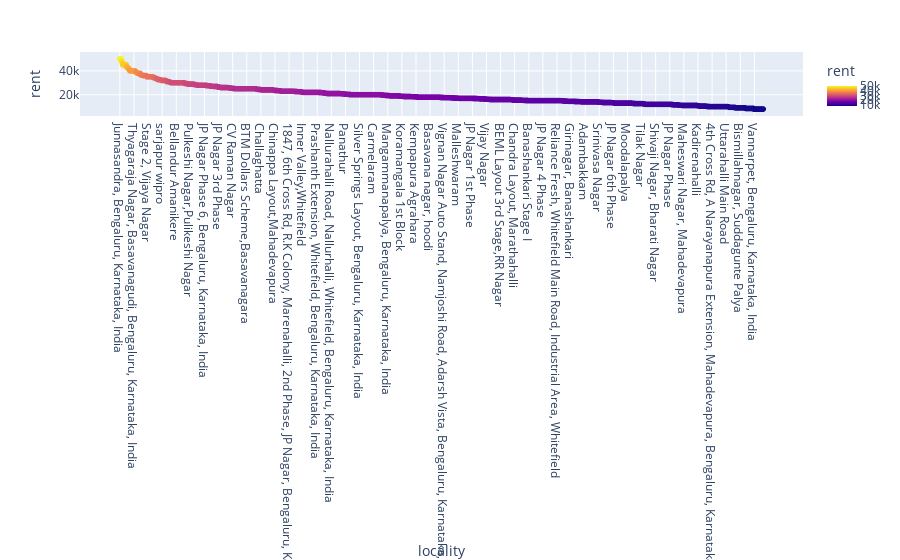

Source (notebook cell):
### Code cell
fig = px.scatter(rent,x='locality', y='rent',color='rent')
fig.show()

### Figure 1 — Plotly figure (JSON) as saved in the notebook; plotly's stock layout.template omitted (floating-point values rounded to 4 significant figures; data arrays with more than 128 entries replaced by an {"elided": "..."} marker saying what was removed)
{"data": [{"hovertemplate": "locality=%{x}<br>rent=%{marker.color}<extra></extra>", "legendgroup": "", "marker": {"color": {"elided": "1917 float values"}, "coloraxis": "coloraxis", "symbol": "circle"}, "mode": "markers", "name": "", "showlegend": false, "type": "scattergl", "x": {"elided": "1917 str values"}, "xaxis": "x", "y": {"elided": "1917 float values"}, "yaxis": "y"}], "layout": {"coloraxis": {"colorbar": {"title": {"text": "rent"}}, "colorscale": [[0, "#0d0887"], [0.1111, "#46039f"], [0.2222, "#7201a8"], [0.3333, "#9c179e"], [0.4444, "#bd3786"], [0.5556, "#d8576b"], [0.6667, "#ed7953"], [0.7778, "#fb9f3a"], [0.8889, "#fdca26"], [1, "#f0f921"]]}, "legend": {"tracegroupgap": 0}, "margin": {"t": 60}, "xaxis": {"anchor": "y", "domain": [0, 1], "title": {"text": "locality"}}, "yaxis": {"anchor": "x", "domain": [0, 1], "title": {"text": "rent"}}}}
